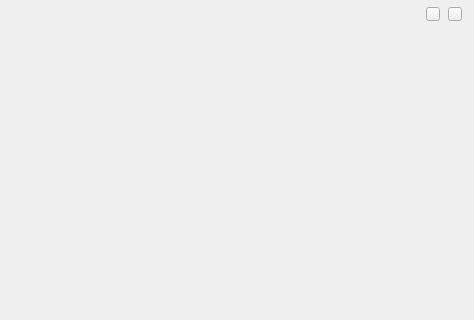
<?xml version="1.0" encoding="UTF-8"?>
<ui version="4.0">
 <class>CommDockWidget</class>
 <widget class="QWidget" name="CommDockWidget">
  <property name="geometry">
   <rect>
    <x>0</x>
    <y>0</y>
    <width>474</width>
    <height>320</height>
   </rect>
  </property>
  <property name="windowTitle">
   <string>CommDockWidget</string>
  </property>
  <property name="styleSheet">
   <string notr="true">QWidget{
background:rbg(48,48,48);
}</string>
  </property>
  <layout class="QVBoxLayout" name="verticalLayout">
   <property name="spacing">
    <number>0</number>
   </property>
   <property name="leftMargin">
    <number>0</number>
   </property>
   <property name="topMargin">
    <number>0</number>
   </property>
   <property name="rightMargin">
    <number>0</number>
   </property>
   <property name="bottomMargin">
    <number>0</number>
   </property>
   <item>
    <layout class="QHBoxLayout" name="horizontalLayout">
     <property name="spacing">
      <number>8</number>
     </property>
     <property name="leftMargin">
      <number>12</number>
     </property>
     <property name="topMargin">
      <number>4</number>
     </property>
     <property name="rightMargin">
      <number>12</number>
     </property>
     <property name="bottomMargin">
      <number>4</number>
     </property>
     <item>
      <widget class="QLabel" name="lab_title">
       <property name="styleSheet">
        <string notr="true">font: 12px &quot;微软雅黑&quot;;
color:#CCFFFFFF;
background:transparent;</string>
       </property>
       <property name="text">
        <string/>
       </property>
      </widget>
     </item>
     <item>
      <spacer name="horizontalSpacer">
       <property name="orientation">
        <enum>Qt::Horizontal</enum>
       </property>
       <property name="sizeHint" stdset="0">
        <size>
         <width>40</width>
         <height>20</height>
        </size>
       </property>
      </spacer>
     </item>
     <item>
      <widget class="QPushButton" name="pushButton_2">
       <property name="maximumSize">
        <size>
         <width>14</width>
         <height>14</height>
        </size>
       </property>
       <property name="text">
        <string/>
       </property>
      </widget>
     </item>
     <item>
      <widget class="QPushButton" name="pushButton">
       <property name="maximumSize">
        <size>
         <width>14</width>
         <height>14</height>
        </size>
       </property>
       <property name="text">
        <string/>
       </property>
      </widget>
     </item>
    </layout>
   </item>
   <item>
    <widget class="QWidget" name="central_widget" native="true">
     <property name="sizePolicy">
      <sizepolicy hsizetype="Expanding" vsizetype="Expanding">
       <horstretch>0</horstretch>
       <verstretch>0</verstretch>
      </sizepolicy>
     </property>
    </widget>
   </item>
  </layout>
 </widget>
 <layoutdefault spacing="6" margin="11"/>
 <resources/>
 <connections/>
</ui>
